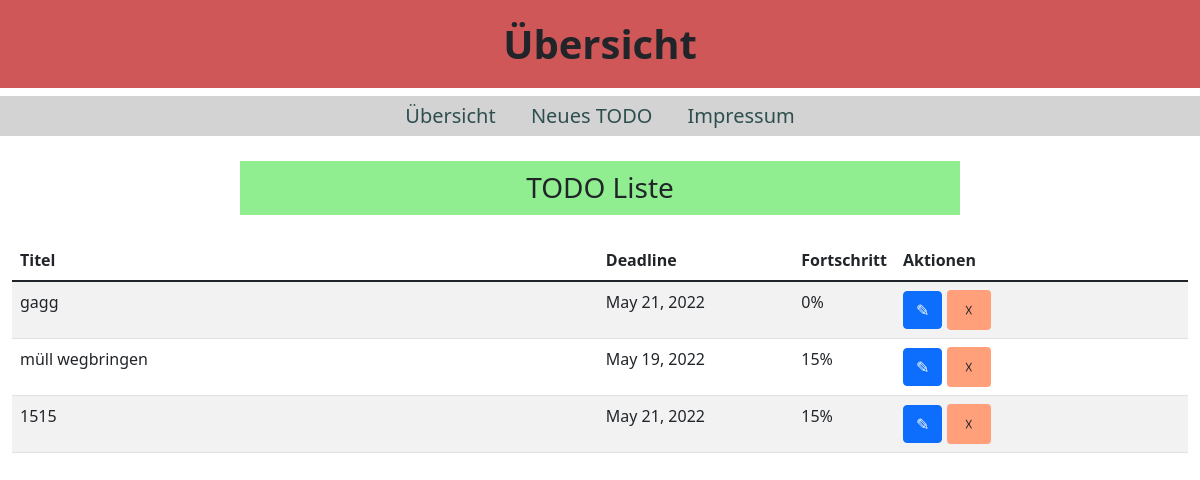
The app's page /, older data.
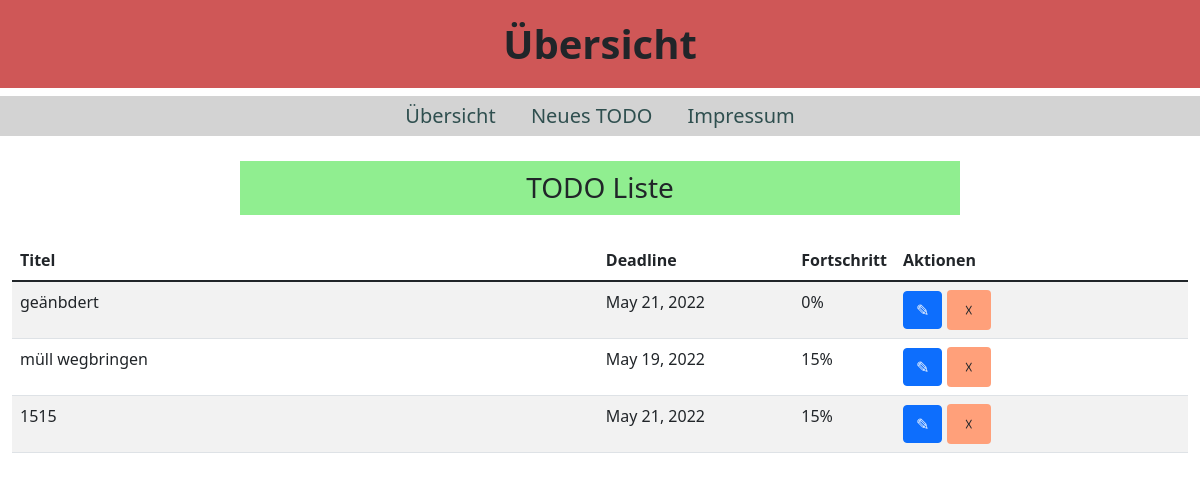
The same page, newer data.
### firstapp/models.py (models this page shows)
class Todo(models.Model):
    title = models.CharField(max_length=250)
    deadline = models.DateField()
    percent = models.PositiveIntegerField(default=0,
                validators=[MaxValueValidator(100),MinValueValidator(0)])

### firstapp/views.py (the view)
# urls.py: path('', views.homepage, name='Übersicht'),
def homepage(request):
    todos = Todo.objects.all()
    context ={'todos' : todos}
    return render(request,'firstapp/Übersicht.html', context)

### firstapp/templates/firstapp/Übersicht.html (shortened to what this page needs)
<!DOCTYPE html>
<html lang="de">
<head>
    <link href="https://cdn.jsdelivr.net/npm/bootstrap@5.1.3/dist/css/bootstrap.min.css"
          rel="stylesheet"
>
</head>
<body>
    <header>
        <h1><b>Übersicht</b></h1>
    </header>
    <nav>
        <a href="{% url 'Übersicht' %}">Übersicht</a>
        <a href="{% url 'New' %}">Neues TODO</a>
        <a href="{% url 'Impressum' %}">Impressum</a>
    </nav>
    <h3>TODO Liste</h3>
    <div class="container-fluid">
      <div class="table-responsive">
        <table id="mainTable" class="table table-striped table-hover">
          <thead>
            <tr>
              <th>Titel</th>
              <th>Deadline</th>
              <th>Fortschritt</th>
              <th>Aktionen</th>
            </tr>
          </thead>
          <tbody>
            {% for todo in todos %}
              <tr>
                <td class="col-lg-6">{{todo.title|truncatechars:160}}</td>
                <td class="col-sm-2">{{todo.deadline.date}}</td>
                <td class="col-sm-1">{{todo.percent}}%</td>
                <td class="col-sm-3">
                  <a class="btn btn-primary" href="{% url 'edit' todo.id %}" role="button">&#x270E</a>
                  <a class="btn close" href="{% url 'delete' todo.id %}" role="button">&#9747</a>
                </td>
              </tr>
            {% endfor %}
          </tbody>
        </table>
      </div>
    </div>
</body>
</html>

Row changes from the older to the newer data that the page shows:
changed Todo: title "gagg" → "geänbdert"
